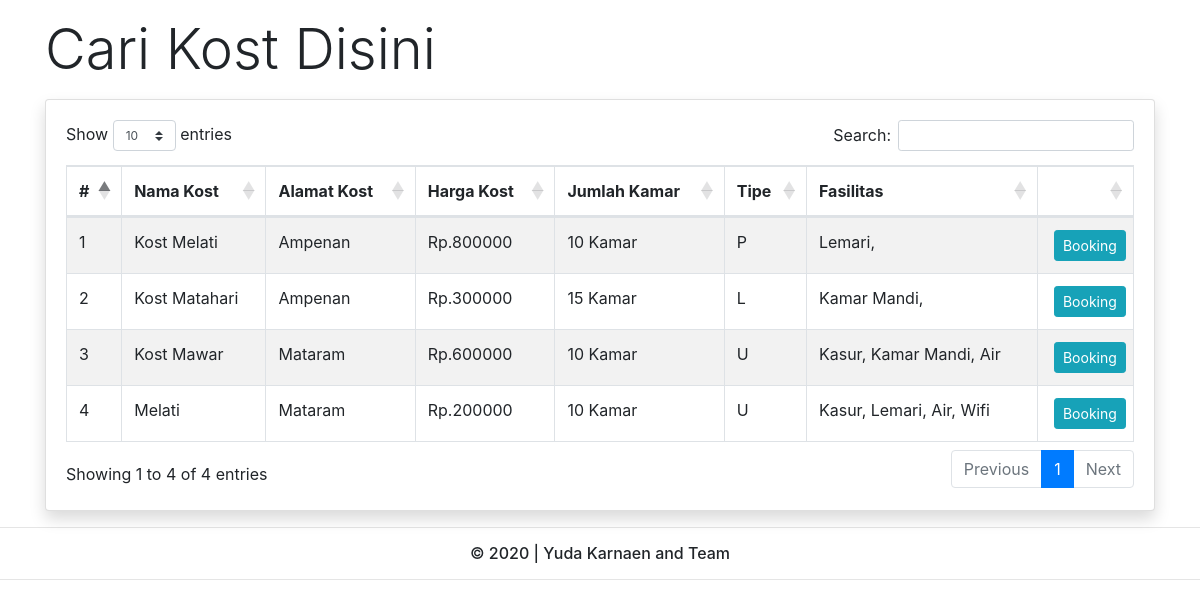
The app's page /view/transaksi/pencarian.php with its own data.
### tables this page shows
CREATE TABLE `tb_kost` (
  `id` int(11) NOT NULL,
  `nama` varchar(50) NOT NULL,
  `alamat` varchar(100) NOT NULL,
  `harga` int(11) NOT NULL,
  `jumlah_kamar` int(11) NOT NULL,
  `tipe` varchar(5) NOT NULL,
  `fasilitas` varchar(200) NOT NULL,
  `id_pemilik` int(11) NOT NULL
);

### model/base/connection.php (called while the page is built)
<?php
class Connection {
    private $host = 'localhost';
    private $username = 'root';
    private $password = '';
    private $database = 'pemesanan_kost';
    public function Connection()
    {
        return mysqli_connect($this->host, $this->username, $this->password, $this->database);
    }
}

### model/base/model.php (called while the page is built, shortened)
<?php
require_once('connection.php');
class Model extends Connection{
    public $table = '';
    public function all()
    {
        $query = "SELECT * FROM $this->table";
        return mysqli_query(parent::Connection(), $query);
    }
}

### view/transaksi/pencarian.php (the view, shortened to what this page needs)
<?php
$kost = new Kost;
$no = 1;
include '../layout/header.php';
?>
<div class="container mt-3">
    <p class="display-4">Cari Kost Disini</p>
    <div class="row">
        <div class="col">
            <div class="card shadow">
                <div class="card-body">
                    <table id="table" class="table table-striped table-hover table-bordered">
                        <thead>
                            <tr>
                                <th>#</th>
                                <th>Nama Kost</th>
                                <th>Alamat Kost</th>
                                <th>Harga Kost</th>
                                <th>Jumlah Kamar</th>
                                <th>Tipe</th>
                                <th>Fasilitas</th>
                                <th></th>
                            </tr>
                        </thead>
                        <tbody>
                            <?php foreach ($kost->all() as $i) { ?>
                                <tr>
                                    <td><?= $no++; ?></td>
                                    <td><?= $i['nama'] ?></td>
                                    <td><?= $i['alamat'] ?></td>
                                    <td>Rp.<?= $i['harga'] ?></td>
                                    <td><?= $i['jumlah_kamar'] ?> Kamar</td>
                                    <td><?= $i['tipe'] ?></td>
                                    <td><?= $i['fasilitas'] ?></td>
                                    <td>
                                        <div class="row ml-1">
                                            <a href="booking.php?id=<?= $i['id'] ?>" class="btn btn-sm btn-info">Booking</a>
                                        </div>
                                    </td>
                                </tr>
                            <?php } ?>
                        </tbody>
                    </table>
                </div>
            </div>
        </div>
    </div>
</div>
<?php
include '../layout/footer.php'
?>

### records on screen
tb_kost: nama "Kost Melati", alamat "Ampenan", harga "800000", jumlah_kamar "10", tipe "P", fasilitas "Lemari,"
tb_kost: nama "Kost Matahari", alamat "Ampenan", harga "300000", jumlah_kamar "15", tipe "L", fasilitas "Kamar Mandi,"
tb_kost: nama "Kost Mawar", alamat "Mataram", harga "600000", jumlah_kamar "10", tipe "U", fasilitas "Kasur, Kamar Mandi, Air"
tb_kost: nama "Melati", alamat "Mataram", harga "200000", jumlah_kamar "10", tipe "U", fasilitas "Kasur, Lemari, Air, Wifi"
